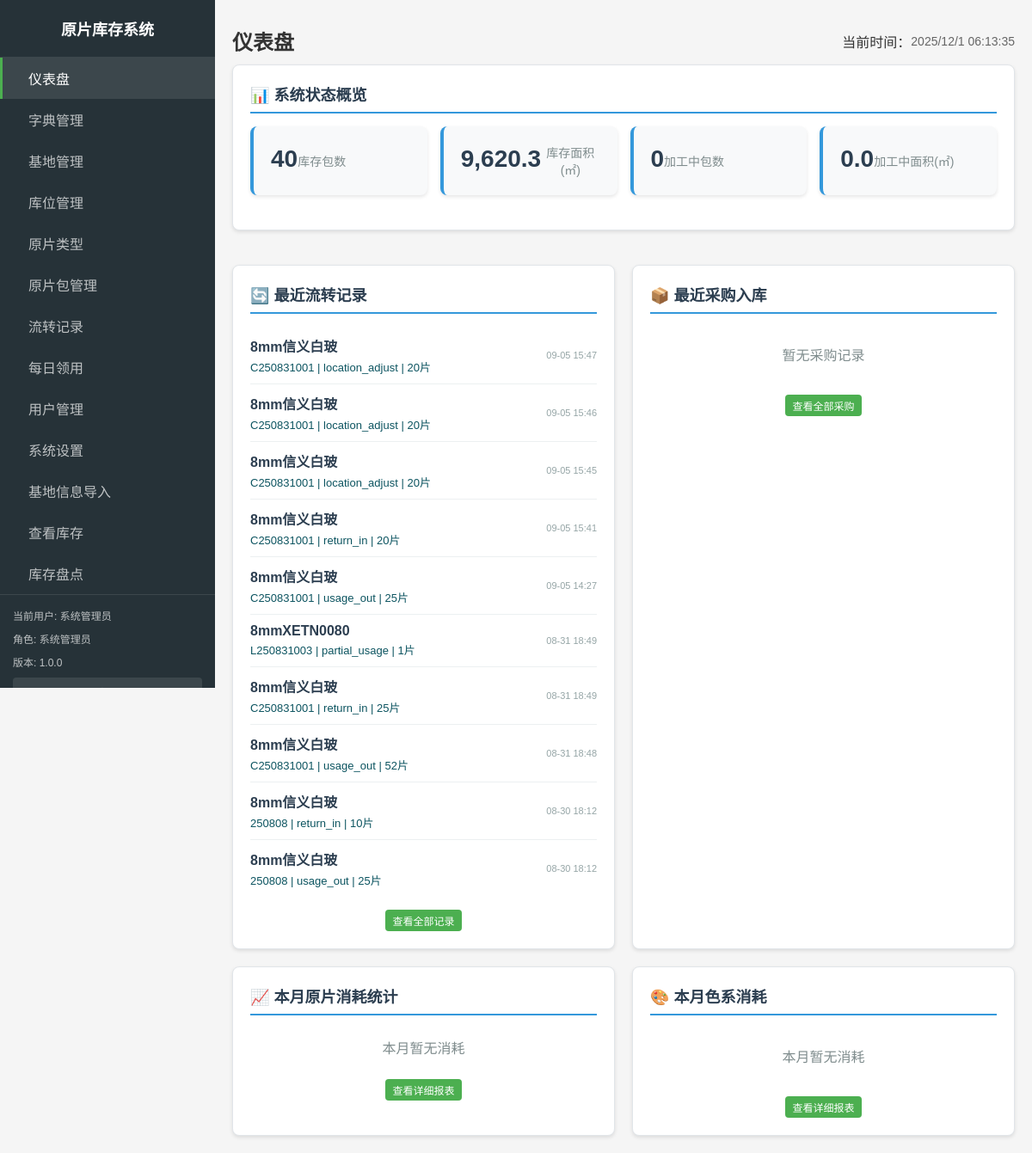
/admin/index.php (signed in), run on an earlier commit of the app's database.
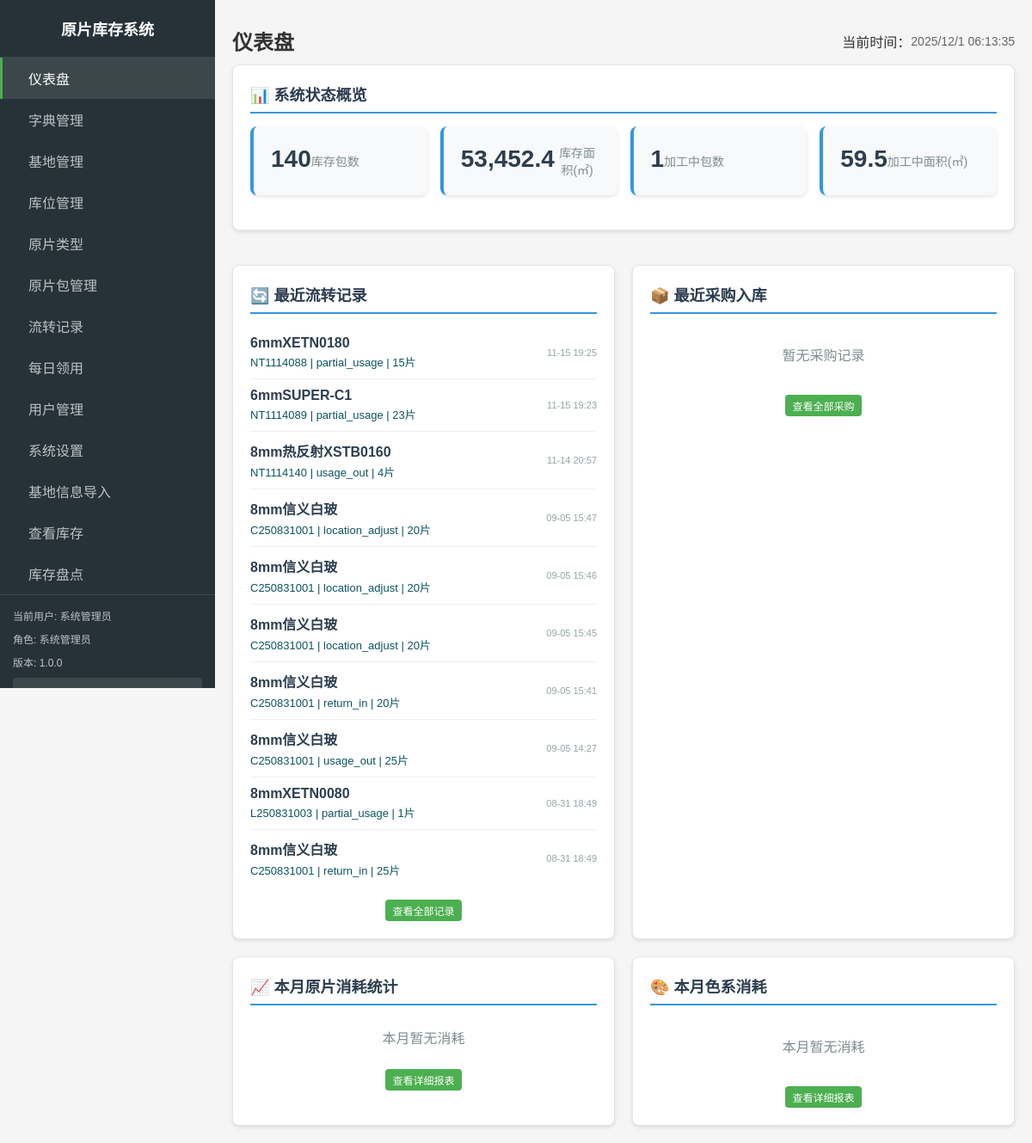
And on a later commit of the database.
### tables this page shows
CREATE TABLE `inventory_transactions`  (
  `id` int(11) NOT NULL AUTO_INCREMENT,
  `package_id` int(11) NOT NULL COMMENT '原片包ID',
  `transaction_type` enum('purchase_in','usage_out','return_in','scrap','partial_usage','location_adjust','check_in','check_out') NOT NULL COMMENT '交易类型：采购入库、领用出库、归还入库、报废、部分领用、基地流转、盘盈入库、盘亏出库',
  `from_rack_id` int(11) NULL DEFAULT NULL COMMENT '来源库位架ID',
  `to_rack_id` int(11) NULL DEFAULT NULL COMMENT '目标库位架ID',
  `quantity` int(11) NOT NULL COMMENT '数量',
  `operator_id` int(11) NULL DEFAULT NULL COMMENT '操作员ID',
  `scrap_reason` text NULL COMMENT '报废原因',
  `transaction_time` timestamp NOT NULL DEFAULT CURRENT_TIMESTAMP COMMENT '交易时间',
  `actual_usage` int(11) NULL DEFAULT 0 COMMENT '实际领用量',
  `notes` text NULL COMMENT '备注信息',
  `created_at` timestamp NOT NULL DEFAULT CURRENT_TIMESTAMP,
  PRIMARY KEY (`id`) USING BTREE,
  INDEX `from_rack_id`(`from_rack_id`) USING BTREE,
  INDEX `package_id`(`package_id`) USING BTREE,
  INDEX `to_rack_id`(`to_rack_id`) USING BTREE
);

CREATE TABLE `glass_types`  (
  `id` int(11) NOT NULL AUTO_INCREMENT,
  `custom_id` varchar(50) NOT NULL COMMENT '原片ID（自定义，唯一，采购使用）',
  `name` varchar(100) NOT NULL COMMENT '原片名称（完整名称）',
  `short_name` varchar(50) NOT NULL COMMENT '原片简称（如：5白、4白、5白南玻）',
  `finance_name` varchar(100) NULL DEFAULT NULL COMMENT '财务核算名',
  `product_series` varchar(100) NULL DEFAULT NULL COMMENT '原片商色系（如：5lowe XETB0160）',
  `brand` varchar(50) NULL DEFAULT NULL COMMENT '原片品牌（如：信义、台玻、金晶、旗滨）',
  `manufacturer` varchar(100) NULL DEFAULT NULL COMMENT '原片生产商（如：重庆信义、德阳信义、成都台玻）',
  `color` varchar(50) NULL DEFAULT NULL COMMENT '原片颜色（如：白玻、玉沙、LOWE、超白等）',
  `thickness` decimal(10, 2) NULL DEFAULT NULL COMMENT '原片厚度(mm)（如：4、5、6、8、10、12、15、19）',
  `silver_layers` enum('单银','双银','三银','无银','') NULL DEFAULT NULL COMMENT '银层类型',
  `substrate` enum('普白','超白','') NULL DEFAULT NULL COMMENT '基片类型',
  `transmittance` enum('高透','中透','低透','') NULL DEFAULT NULL COMMENT '透光性',
  `status` tinyint(1) NULL DEFAULT 1 COMMENT '状态：1启用，0禁用',
  `created_at` timestamp NOT NULL DEFAULT CURRENT_TIMESTAMP,
  `updated_at` timestamp NOT NULL DEFAULT CURRENT_TIMESTAMP ON UPDATE CURRENT_TIMESTAMP,
  PRIMARY KEY (`id`) USING BTREE,
  UNIQUE INDEX `custom_id`(`custom_id`) USING BTREE,
  INDEX `idx_brand`(`brand`) USING BTREE,
  INDEX `idx_color`(`color`) USING BTREE,
  INDEX `idx_custom_id`(`custom_id`) USING BTREE,
  INDEX `idx_manufacturer`(`manufacturer`) USING BTREE,
  INDEX `idx_short_name`(`short_name`) USING BTREE,
  INDEX `idx_silver_layers`(`silver_layers`) USING BTREE,
  INDEX `idx_substrate`(`substrate`) USING BTREE,
  INDEX `idx_transmittance`(`transmittance`) USING BTREE
);

CREATE TABLE `glass_packages`  (
  `id` int(11) NOT NULL AUTO_INCREMENT,
  `package_code` varchar(100) NOT NULL COMMENT '包号/二维码',
  `glass_type_id` int(11) NOT NULL COMMENT '原片类型ID',
  `width` decimal(10, 2) NULL DEFAULT NULL COMMENT '宽度(mm)',
  `height` decimal(10, 2) NULL DEFAULT NULL COMMENT '高度(mm)',
  `pieces` int(11) NOT NULL DEFAULT 0 COMMENT '实际片数（库存操作基准）',
  `quantity` int(11) NOT NULL DEFAULT 0 COMMENT '默认包装数量（参考值）',
  `entry_date` date NULL DEFAULT NULL COMMENT '入库日期',
  `initial_rack_id` int(11) NULL DEFAULT NULL COMMENT '起始库区ID',
  `current_rack_id` int(11) NULL DEFAULT NULL COMMENT '当前库位架ID',
  `position_order` int(11) NULL DEFAULT 1 COMMENT '在架中的位置顺序(1-x)',
  `status` enum('in_storage','in_processing','scrapped','used_up') NULL DEFAULT 'in_storage' COMMENT '包状态：in_storage=库存中，in_processing=加工中，scrapped=已报废，used_up=已用完',
  `created_at` timestamp NOT NULL DEFAULT CURRENT_TIMESTAMP,
  `updated_at` timestamp NOT NULL DEFAULT CURRENT_TIMESTAMP ON UPDATE CURRENT_TIMESTAMP,
  PRIMARY KEY (`id`) USING BTREE,
  INDEX `current_rack_id`(`current_rack_id`) USING BTREE,
  INDEX `glass_type_id`(`glass_type_id`) USING BTREE,
  INDEX `initial_rack_id`(`initial_rack_id`) USING BTREE
);

### includes/db.php (called while the page is built, shortened)
<?php
function getDbConnection() {
    static $conn = null;
    if ($conn === null) {
        $conn = new mysqli(DB_HOST, DB_USER, DB_PASS, DB_NAME);
        $conn->set_charset(DB_CHARSET);
    }
    return $conn;
}
function query($sql, $params = []) {
    $conn = getDbConnection();
    $stmt = $conn->prepare($sql);
    if (!$stmt->execute()) {
        throw new Exception("执行查询失败: " . $stmt->error . "<br>SQL: " . $sql);
    }
    $result = $stmt->get_result();
    return $result;
}
function fetchAll($sql, $params = []) {
    $result = query($sql, $params);
    $rows = [];
    while ($row = $result->fetch_assoc()) {
        $rows[] = $row;
    }
    return $rows;
}
function fetchOne($sql, $params = []) {
    $result = query($sql, $params);
    $row = $result->fetch_row();
    $value = $row ? $row[0] : null;
    return $value;
}
?>

### includes/auth.php (called while the page is built, shortened)
<?php
require_once __DIR__ . '/db.php';
function isLoggedIn() {
    return isset($_SESSION['logged_in']) && $_SESSION['logged_in'] === true;
}
function getCurrentUser() {
    return [
        'id' => $_SESSION['user_id'],
        'username' => $_SESSION['username'],
        'name' => $_SESSION['name'],
        'role' => $_SESSION['role'],
        'base_id' => $_SESSION['base_id'] ?? null
    ];
}
?>

### includes/admin_nav_config.php (called while the page is built, shortened)
<?php
function getAdminNavConfig($userRole) {
    $filteredItems = array_filter($navItems, function($item) use ($userRole) {
        return in_array($userRole, $item['roles']);
    });
    usort($filteredItems, function($a, $b) {
        return $a['order'] - $b['order'];
    });
    return $filteredItems;
}
function getCurrentNavId($currentPage) {
    $pageNavMap = [
        'index.php' => 'dashboard',
        'bases.php' => 'bases',
        'racks.php' => 'racks',
        'glass_types.php' => 'glass_types',
        'dictionary.php' => 'dictionary',
        'packages.php' => 'packages',
        'transactions.php' => 'transactions',
        'reports.php' => 'reports',
        'users.php' => 'users',
        'settings.php' => 'settings',
    ];
    return $pageNavMap[$currentPage] ?? '';
}
?>

### admin/index.php (the view, shortened to what the changed rows need)
<?php
require_once '../includes/auth.php';
require_once '../includes/db.php';
require_once '../includes/admin_layout.php';
$sql_storage_packages = "SELECT COUNT(*) FROM glass_packages gp
  left join storage_racks sr on gp.current_rack_id = sr.id WHERE gp.status = 'in_storage'";
$sql_storage_area = "SELECT COALESCE(SUM(width * height * pieces / 1000000), 0) FROM glass_packages gp
  left join storage_racks sr on gp.current_rack_id = sr.id WHERE gp.status = 'in_storage'";
$sql_processing_packages = "SELECT COUNT(*) FROM glass_packages gp
  left join storage_racks sr on gp.current_rack_id = sr.id WHERE gp.status = 'in_processing'";
$sql_processing_area = "SELECT COALESCE(SUM(width * height * pieces / 1000000), 0) FROM glass_packages gp
  left join storage_racks sr on gp.current_rack_id = sr.id WHERE gp.status = 'in_processing'";
$currentUser = getCurrentUser();
$systemStats = [
        'storage_packages' => fetchOne($sql_storage_packages),
        'storage_area' => fetchOne($sql_storage_area),
        'processing_packages' => fetchOne($sql_processing_packages),
        'processing_area' => fetchOne($sql_processing_area),
    ];
$recentTransactions = fetchAll("SELECT t.*, p.package_code, u.username, g.name as glass_name,
                                      sr_from.code as from_rack_code, sr_to.code as to_rack_code
                              FROM inventory_transactions t
                              LEFT JOIN glass_packages p ON t.package_id = p.id
                              LEFT JOIN users u ON t.operator_id = u.id
                              LEFT JOIN glass_types g ON p.glass_type_id = g.id
                              LEFT JOIN storage_racks sr_from ON t.from_rack_id = sr_from.id
                              LEFT JOIN storage_racks sr_to ON t.to_rack_id = sr_to.id
                              WHERE t.transaction_type NOT IN ('purchase_in')
                              ORDER BY t.transaction_time DESC LIMIT 10");
$additionalCSS = ['../assets/css/admin/dashboard.css'];
?>
<div class="dashboard-container">
    <div class="dashboard-overview">
            <div class="stats-grid">
                <div class="stat-card">
                    <div class="stat-value"><?php echo number_format($systemStats['storage_packages']); ?></div>
                    <div class="stat-label">库存包数</div>
                </div>
                <div class="stat-card">
                    <div class="stat-value"><?php echo number_format($systemStats['storage_area'], 1); ?></div>
                    <div class="stat-label">库存面积(㎡)</div>
                </div>
                <div class="stat-card">
                    <div class="stat-value"><?php echo number_format($systemStats['processing_packages']); ?></div>
                    <div class="stat-label">加工中包数</div>
                </div>
                <div class="stat-card">
                    <div class="stat-value"><?php echo number_format($systemStats['processing_area'], 1); ?></div>
                    <div class="stat-label">加工中面积(㎡)</div>
                </div>
            </div>
    </div>
    <div class="dashboard-grid">
        <div class="dashboard-card">
            <div class="recent-list">
                <?php if (empty($recentTransactions)): ?>
                    <div style="text-align: center; color: #7f8c8d; padding: 20px;">暂无流转记录</div>
                <?php else: ?>
                    <?php foreach ($recentTransactions as $transaction): ?>
                        <div class="recent-item">
                            <div class="item-info">
                                <div class="item-title"><?php echo htmlspecialchars($transaction['glass_name']); ?></div>
                                <div class="item-detail">
                                    <?php echo htmlspecialchars($transaction['package_code']); ?> |
                                    <?php
                                    $typeLabels = [
                                        'usage_out' => '<span class="label label-warning">领用出库</span>',
                                        'return_in' => '<span class="label label-info">归还入库</span>',
                                        'scrap' => '<span class="label label-danger">报废出库</span>',
                                        'partial_usage' => '<span class="label label-warning">部分领用</span>',
                                        'check_in' => '<span class="label label-success">盘点入库</span>',
                                        'check_out' => '<span class="label label-danger">盘点出库</span>',
                                        'location_adjust' => '<span class="label label-info">位置调整</span>',
                                    ];
                                    echo $typeLabels[$transaction['transaction_type']] ?? $transaction['transaction_type'];
                                    ?> |
                                    <?php echo $transaction['quantity']; ?>片
                                </div>
                            </div>
                            <div class="item-time"><?php echo date('m-d H:i', strtotime($transaction['transaction_time'])); ?></div>
                        </div>
                    <?php endforeach; ?>
                <?php endif; ?>
            </div>
        </div>
    </div>
</div>
<?php
$content = ob_get_clean();
echo renderAdminLayout('仪表盘', $content, $currentUser, 'index.php',$additionalCSS, [], $message ?? '', $messageType ?? 'info');
?>

### includes/admin_sidebar.php (shortened to what the changed rows need)
<?php
require_once __DIR__ . '/admin_nav_config.php';
function renderAdminSidebar($currentUser, $currentPage = '') {
    $navItems = getAdminNavConfig($currentUser['role']);
    $currentNavId = getCurrentNavId($currentPage);
    ?>
    <div class="admin-sidebar">
        <div class="logo">
            <h2><?php echo APP_NAME; ?></h2>
        </div>
        <nav class="admin-nav">
            <ul>
                <?php foreach ($navItems as $item): ?>
                <li<?php echo ($item['id'] === $currentNavId) ? ' class="active"' : ''; ?>>
                    <a href="<?php echo htmlspecialchars($item['url']); ?>">
                        <?php echo htmlspecialchars($item['title']); ?>
                    </a>
                </li>
                <?php endforeach; ?>
            </ul>
        </nav>
    </div>
    <?php
    return ob_get_clean();
}
?>

What changed in the data, as far as the page shows it:
no longer on this page (row unchanged): inventory_transactions: glass_types.name "8mm信义白玻", glass_packages.package_code "C250831001", transaction_type "usage_out", quantity "52", transaction_time "08-31 18:48"
no longer on this page (row unchanged): inventory_transactions: glass_types.name "8mm信义白玻", glass_packages.package_code "250808", transaction_type "return_in", quantity "10", transaction_time "08-30 18:12"
no longer on this page (row unchanged): inventory_transactions: glass_types.name "8mm信义白玻", glass_packages.package_code "250808", transaction_type "usage_out", quantity "25", transaction_time "08-30 18:12"
added inventory_transactions: glass_types.name "6mmXETN0180", glass_packages.package_code "NT1114088", transaction_type "partial_usage", quantity "15", transaction_time "11-15 19:25"
added inventory_transactions: glass_types.name "6mmSUPER-C1", glass_packages.package_code "NT1114089", transaction_type "partial_usage", quantity "23", transaction_time "11-15 19:23"
added inventory_transactions: glass_types.name "8mm热反射XSTB0160", glass_packages.package_code "NT1114140", transaction_type "usage_out", quantity "4", transaction_time "11-14 20:57"
Also different on the page:
$systemStats['storage_packages']: "40" → "140"
$systemStats['storage_area']: "9,620.3" → "53,452.4"
$systemStats['processing_packages']: "0" → "1"
$systemStats['processing_area']: "0.0" → "59.5"
